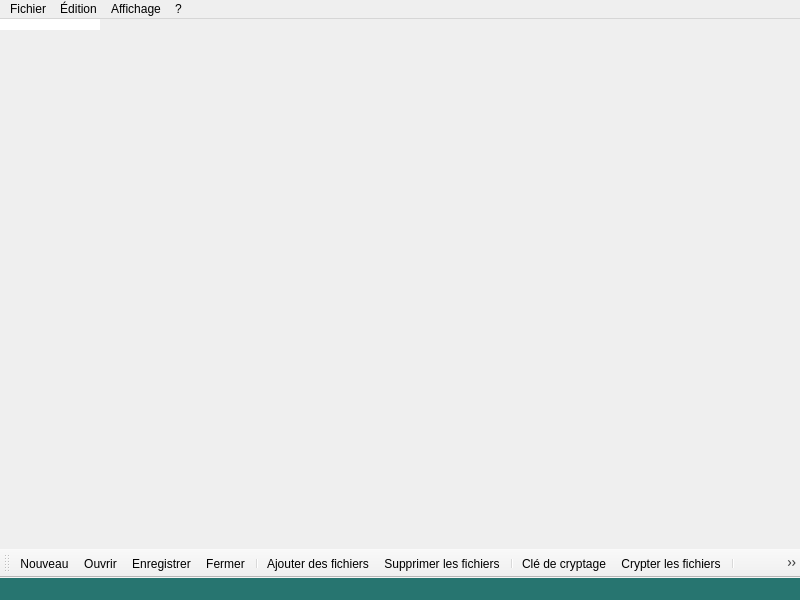
<?xml version="1.0" encoding="UTF-8"?>
<ui version="4.0">
 <class>MainFrameClass</class>
 <widget class="QMainWindow" name="MainFrameClass">
  <property name="geometry">
   <rect>
    <x>0</x>
    <y>0</y>
    <width>800</width>
    <height>600</height>
   </rect>
  </property>
  <property name="acceptDrops">
   <bool>true</bool>
  </property>
  <property name="windowTitle">
   <string>ResEditor</string>
  </property>
  <property name="windowIcon">
   <iconset resource="MainFrame.qrc">
    <normaloff>:/MainFrame/ResEditor.png</normaloff>:/MainFrame/ResEditor.png</iconset>
  </property>
  <widget class="QListView" name="centralWidget">
   <property name="contextMenuPolicy">
    <enum>Qt::CustomContextMenu</enum>
   </property>
   <property name="styleSheet">
    <string notr="true"/>
   </property>
   <property name="frameShape">
    <enum>QFrame::NoFrame</enum>
   </property>
   <property name="dragDropMode">
    <enum>QAbstractItemView::DragDrop</enum>
   </property>
   <property name="selectionMode">
    <enum>QAbstractItemView::ExtendedSelection</enum>
   </property>
   <property name="iconSize">
    <size>
     <width>32</width>
     <height>32</height>
    </size>
   </property>
   <property name="resizeMode">
    <enum>QListView::Adjust</enum>
   </property>
   <property name="gridSize">
    <size>
     <width>92</width>
     <height>52</height>
    </size>
   </property>
   <property name="viewMode">
    <enum>QListView::IconMode</enum>
   </property>
   <property name="selectionRectVisible">
    <bool>true</bool>
   </property>
  </widget>
  <widget class="QMenuBar" name="menuBar">
   <property name="geometry">
    <rect>
     <x>0</x>
     <y>0</y>
     <width>800</width>
     <height>21</height>
    </rect>
   </property>
   <widget class="QMenu" name="menuFichier">
    <property name="title">
     <string>Fichier</string>
    </property>
    <addaction name="actionNouveau"/>
    <addaction name="actionOuvrir"/>
    <addaction name="actionFermer"/>
    <addaction name="separator"/>
    <addaction name="actionEnregistrer"/>
    <addaction name="actionEnregistrer_sous"/>
    <addaction name="separator"/>
    <addaction name="actionQuitter"/>
   </widget>
   <widget class="QMenu" name="menu_dition">
    <property name="title">
     <string>Édition</string>
    </property>
    <addaction name="actionAjouter_des_fichiers"/>
    <addaction name="actionExtraire_les_fichiers"/>
    <addaction name="actionSupprimer_les_fichiers"/>
    <addaction name="actionCl_de_cryptage"/>
    <addaction name="actionCrypter_les_fichiers"/>
    <addaction name="separator"/>
    <addaction name="actionExtracteur_de_client"/>
   </widget>
   <widget class="QMenu" name="menu">
    <property name="title">
     <string>?</string>
    </property>
    <addaction name="action_propos"/>
    <addaction name="actionQt"/>
   </widget>
   <widget class="QMenu" name="menuAffichage">
    <property name="title">
     <string>Affichage</string>
    </property>
    <widget class="QMenu" name="menuLangage">
     <property name="title">
      <string>Langage</string>
     </property>
     <addaction name="actionFran_ais"/>
     <addaction name="actionEnglish"/>
    </widget>
    <widget class="QMenu" name="menuTrier_par">
     <property name="title">
      <string>Trier par</string>
     </property>
     <addaction name="actionNom"/>
     <addaction name="actionType"/>
     <addaction name="actionDate"/>
     <addaction name="actionTaille_2"/>
    </widget>
    <widget class="QMenu" name="menuTaille">
     <property name="title">
      <string>Taille</string>
     </property>
     <addaction name="actionGrandes_ic_nes"/>
     <addaction name="actionMoyennes_ic_nes"/>
     <addaction name="actionPetites_ic_nes"/>
     <addaction name="actionListe"/>
    </widget>
    <addaction name="menuTrier_par"/>
    <addaction name="menuTaille"/>
    <addaction name="separator"/>
    <addaction name="menuLangage"/>
    <addaction name="actionPlein_cran"/>
   </widget>
   <addaction name="menuFichier"/>
   <addaction name="menu_dition"/>
   <addaction name="menuAffichage"/>
   <addaction name="menu"/>
  </widget>
  <widget class="QToolBar" name="mainToolBar">
   <property name="windowTitle">
    <string>Barre d'outils</string>
   </property>
   <attribute name="toolBarArea">
    <enum>BottomToolBarArea</enum>
   </attribute>
   <attribute name="toolBarBreak">
    <bool>false</bool>
   </attribute>
   <addaction name="actionNouveau"/>
   <addaction name="actionOuvrir"/>
   <addaction name="actionEnregistrer"/>
   <addaction name="actionFermer"/>
   <addaction name="separator"/>
   <addaction name="actionAjouter_des_fichiers"/>
   <addaction name="actionSupprimer_les_fichiers"/>
   <addaction name="separator"/>
   <addaction name="actionCl_de_cryptage"/>
   <addaction name="actionCrypter_les_fichiers"/>
   <addaction name="separator"/>
   <addaction name="actionExtracteur_de_client"/>
  </widget>
  <widget class="QStatusBar" name="statusBar">
   <property name="styleSheet">
    <string notr="true">background-color: #277570;</string>
   </property>
  </widget>
  <action name="action_propos">
   <property name="icon">
    <iconset resource="MainFrame.qrc">
     <normaloff>:/MainFrame/Resources/app_about.png</normaloff>:/MainFrame/Resources/app_about.png</iconset>
   </property>
   <property name="text">
    <string>À propos</string>
   </property>
  </action>
  <action name="actionQt">
   <property name="icon">
    <iconset resource="MainFrame.qrc">
     <normaloff>:/MainFrame/Resources/app_about.png</normaloff>:/MainFrame/Resources/app_about.png</iconset>
   </property>
   <property name="text">
    <string>Qt</string>
   </property>
  </action>
  <action name="actionQuitter">
   <property name="icon">
    <iconset resource="MainFrame.qrc">
     <normaloff>:/MainFrame/Resources/app_exit.png</normaloff>:/MainFrame/Resources/app_exit.png</iconset>
   </property>
   <property name="text">
    <string>Quitter</string>
   </property>
   <property name="shortcut">
    <string>Ctrl+Q</string>
   </property>
  </action>
  <action name="actionPlein_cran">
   <property name="checkable">
    <bool>true</bool>
   </property>
   <property name="icon">
    <iconset resource="MainFrame.qrc">
     <normaloff>:/MainFrame/Resources/fullscreen.png</normaloff>:/MainFrame/Resources/fullscreen.png</iconset>
   </property>
   <property name="text">
    <string>Plein écran</string>
   </property>
   <property name="shortcut">
    <string>F11</string>
   </property>
  </action>
  <action name="actionFran_ais">
   <property name="checkable">
    <bool>true</bool>
   </property>
   <property name="checked">
    <bool>true</bool>
   </property>
   <property name="icon">
    <iconset resource="MainFrame.qrc">
     <normaloff>:/MainFrame/Resources/language_french.png</normaloff>:/MainFrame/Resources/language_french.png</iconset>
   </property>
   <property name="text">
    <string>Français</string>
   </property>
  </action>
  <action name="actionEnglish">
   <property name="checkable">
    <bool>true</bool>
   </property>
   <property name="icon">
    <iconset resource="MainFrame.qrc">
     <normaloff>:/MainFrame/Resources/language_english.png</normaloff>:/MainFrame/Resources/language_english.png</iconset>
   </property>
   <property name="text">
    <string>English</string>
   </property>
  </action>
  <action name="actionEnregistrer">
   <property name="icon">
    <iconset resource="MainFrame.qrc">
     <normaloff>:/MainFrame/Resources/save_file.png</normaloff>:/MainFrame/Resources/save_file.png</iconset>
   </property>
   <property name="text">
    <string>Enregistrer</string>
   </property>
   <property name="shortcut">
    <string>Ctrl+S</string>
   </property>
  </action>
  <action name="actionEnregistrer_sous">
   <property name="icon">
    <iconset resource="MainFrame.qrc">
     <normaloff>:/MainFrame/Resources/save_file_as.png</normaloff>:/MainFrame/Resources/save_file_as.png</iconset>
   </property>
   <property name="text">
    <string>Enregistrer sous...</string>
   </property>
   <property name="shortcut">
    <string>Ctrl+Alt+S</string>
   </property>
  </action>
  <action name="actionNouveau">
   <property name="icon">
    <iconset resource="MainFrame.qrc">
     <normaloff>:/MainFrame/Resources/new_file.png</normaloff>:/MainFrame/Resources/new_file.png</iconset>
   </property>
   <property name="text">
    <string>Nouveau</string>
   </property>
   <property name="shortcut">
    <string>Ctrl+N</string>
   </property>
  </action>
  <action name="actionOuvrir">
   <property name="icon">
    <iconset resource="MainFrame.qrc">
     <normaloff>:/MainFrame/Resources/open_file.png</normaloff>:/MainFrame/Resources/open_file.png</iconset>
   </property>
   <property name="text">
    <string>Ouvrir</string>
   </property>
   <property name="shortcut">
    <string>Ctrl+O</string>
   </property>
  </action>
  <action name="actionFermer">
   <property name="icon">
    <iconset resource="MainFrame.qrc">
     <normaloff>:/MainFrame/Resources/close_file.png</normaloff>:/MainFrame/Resources/close_file.png</iconset>
   </property>
   <property name="text">
    <string>Fermer</string>
   </property>
   <property name="shortcut">
    <string>Ctrl+F</string>
   </property>
  </action>
  <action name="actionAjouter_des_fichiers">
   <property name="icon">
    <iconset resource="MainFrame.qrc">
     <normaloff>:/MainFrame/Resources/add.png</normaloff>:/MainFrame/Resources/add.png</iconset>
   </property>
   <property name="text">
    <string>Ajouter des fichiers</string>
   </property>
   <property name="shortcut">
    <string>Ctrl+A</string>
   </property>
  </action>
  <action name="actionSupprimer_les_fichiers">
   <property name="icon">
    <iconset resource="MainFrame.qrc">
     <normaloff>:/MainFrame/Resources/remove.png</normaloff>:/MainFrame/Resources/remove.png</iconset>
   </property>
   <property name="text">
    <string>Supprimer les fichiers</string>
   </property>
   <property name="shortcut">
    <string>Del</string>
   </property>
  </action>
  <action name="actionCl_de_cryptage">
   <property name="icon">
    <iconset resource="MainFrame.qrc">
     <normaloff>:/MainFrame/Resources/edit_lock.png</normaloff>:/MainFrame/Resources/edit_lock.png</iconset>
   </property>
   <property name="text">
    <string>Clé de cryptage</string>
   </property>
  </action>
  <action name="actionCrypter_les_fichiers">
   <property name="checkable">
    <bool>true</bool>
   </property>
   <property name="icon">
    <iconset resource="MainFrame.qrc">
     <normaloff>:/MainFrame/Resources/lock.png</normaloff>:/MainFrame/Resources/lock.png</iconset>
   </property>
   <property name="text">
    <string>Crypter les fichiers</string>
   </property>
  </action>
  <action name="actionExtraire_les_fichiers">
   <property name="icon">
    <iconset resource="MainFrame.qrc">
     <normaloff>:/MainFrame/Resources/edit_extract.png</normaloff>:/MainFrame/Resources/edit_extract.png</iconset>
   </property>
   <property name="text">
    <string>Extraire les fichiers</string>
   </property>
   <property name="shortcut">
    <string>Ctrl+E</string>
   </property>
  </action>
  <action name="actionExtracteur_de_client">
   <property name="icon">
    <iconset resource="MainFrame.qrc">
     <normaloff>:/MainFrame/Resources/edit_extract.png</normaloff>:/MainFrame/Resources/edit_extract.png</iconset>
   </property>
   <property name="text">
    <string>Extracteur de client</string>
   </property>
  </action>
  <action name="actionNom">
   <property name="checkable">
    <bool>true</bool>
   </property>
   <property name="checked">
    <bool>true</bool>
   </property>
   <property name="text">
    <string>Nom</string>
   </property>
  </action>
  <action name="actionType">
   <property name="checkable">
    <bool>true</bool>
   </property>
   <property name="text">
    <string>Type</string>
   </property>
  </action>
  <action name="actionDate">
   <property name="checkable">
    <bool>true</bool>
   </property>
   <property name="text">
    <string>Date</string>
   </property>
  </action>
  <action name="actionTaille_2">
   <property name="checkable">
    <bool>true</bool>
   </property>
   <property name="text">
    <string>Taille</string>
   </property>
  </action>
  <action name="actionGrandes_ic_nes">
   <property name="checkable">
    <bool>true</bool>
   </property>
   <property name="text">
    <string>Grandes icônes</string>
   </property>
  </action>
  <action name="actionMoyennes_ic_nes">
   <property name="checkable">
    <bool>true</bool>
   </property>
   <property name="checked">
    <bool>true</bool>
   </property>
   <property name="text">
    <string>Moyennes icônes</string>
   </property>
  </action>
  <action name="actionPetites_ic_nes">
   <property name="checkable">
    <bool>true</bool>
   </property>
   <property name="text">
    <string>Petites icônes</string>
   </property>
  </action>
  <action name="actionListe">
   <property name="checkable">
    <bool>true</bool>
   </property>
   <property name="text">
    <string>Liste</string>
   </property>
  </action>
 </widget>
 <layoutdefault spacing="6" margin="11"/>
 <resources>
  <include location="MainFrame.qrc"/>
 </resources>
 <connections>
  <connection>
   <sender>actionQuitter</sender>
   <signal>triggered()</signal>
   <receiver>MainFrameClass</receiver>
   <slot>close()</slot>
   <hints>
    <hint type="sourcelabel">
     <x>-1</x>
     <y>-1</y>
    </hint>
    <hint type="destinationlabel">
     <x>399</x>
     <y>299</y>
    </hint>
   </hints>
  </connection>
 </connections>
</ui>
